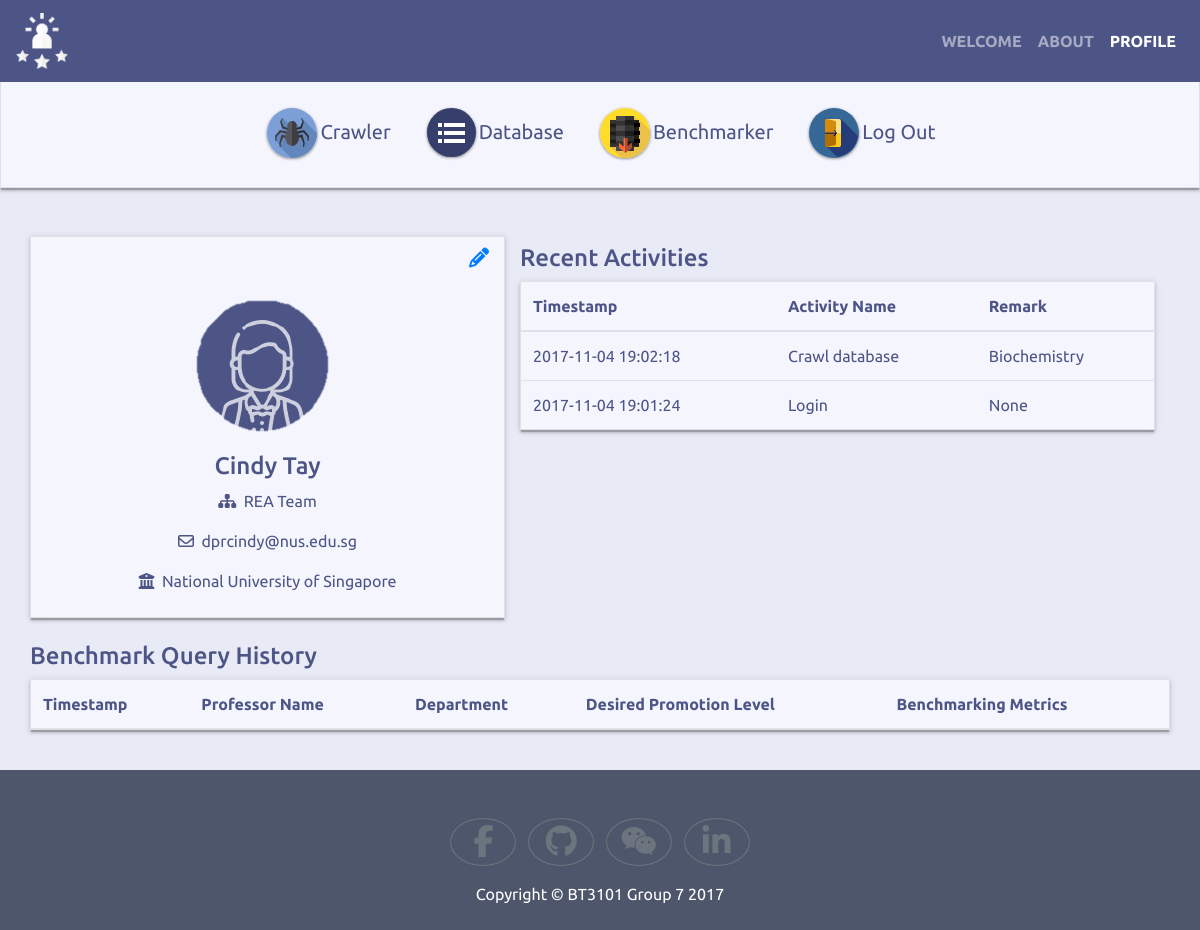
The app's page /profile/ (signed in) with its own data.
### tables this page shows
CREATE TABLE users (
  user_id integer primary key autoincrement,
  username text not null,
  password text not null,
  first_name text not null,
  last_name text not null,
  institution text not null,
  team text not null,
  email text not null,
  staff_id text not null
);

CREATE TABLE activities (
  activity_id integer primary key autoincrement,
  activity_timestamp text not null,
  user_id integer not null,
  activity_name text not null,
  remark text not null
);

### application.py (the view)
@app.route("/profile/")
def profile():
    if 'username' in session:
        user_id = session['user_id']
        full_user = query_db('select username, first_name, last_name, institution, team, email, staff_id from users where user_id = ?', (user_id,), one=True)
        activities = query_db('select activity_timestamp, activity_name, remark from activities where user_id = ? order by datetime(activity_timestamp) desc limit 5', (user_id,))
        benchmarks = query_db('select benchmark_timestamp, name, department, position, metrics from benchmarks where user_id = ? order by datetime(benchmark_timestamp) desc limit 5', (user_id,))
        return render_template("profile.html", user=full_user, activities=activities, benchmarks=benchmarks)
    else:
        return redirect(url_for('main'))

### application.py (called while the page is built)
def get_db():
    db = getattr(g, '_database', None)
    if db is None:
        db = g._database = sqlite3.connect(DATABASE)
    return db

def query_db(query, args=(), one=False):
    db = get_db()
    db.row_factory = sqlite3.Row
    cur = db.cursor().execute(query, args)
    rv = cur.fetchall()
    return (rv[0] if rv else None) if one else rv

@app.teardown_appcontext
def close_connection(exception):
    db = getattr(g, '_database', None)
    if db is not None:
        db.close()

### templates/profile.html (shortened to what this page needs)
<!doctype html>
<html lang="en">
  <head>
    <link rel="stylesheet" href="https://maxcdn.bootstrapcdn.com/bootstrap/4.0.0-beta.2/css/bootstrap.min.css">
    <link href="https://opensource.keycdn.com/fontawesome/4.7.0/font-awesome.min.css" rel="stylesheet">
    <link href="../static/css/custom.css" rel="stylesheet">
  </head>
  <body>
    <header class="navbar fixed-top navbar-expand-lg navbar-dark" style="background-color: #4C5586;">
      <a class="navbar-brand" href="#"><img class="img-fluid" src="../static/img/Logo.svg"></a>
      <div class="collapse navbar-collapse" id="navbarNavAltMarkup">
        <ul class="navbar-nav ml-auto">
          <li class="nav-item">
            <a class="nav-link font-weight-bold" href="{{ url_for('main') }}">WELCOME</a>
          </li>
          <li class="nav-item">
            <a class="nav-link font-weight-bold" href="{{ url_for('about') }}">ABOUT</a>
          </li>
          <li class="nav-item active">
            <a class="nav-link font-weight-bold" href="{{ url_for('profile') }}">PROFILE<span class="sr-only">(current)</span></a>
          </li>
        </ul>
      </div>
    </header>
    <div class="container-fluid border text-center mt-5 pt-5 pb-3 shadowed function-button">
      <div class="btn-group btn-group-lg" role="group" aria-label="Function buttons">
        <a class="btn btn-light btn-menu" href="{{ url_for('crawler') }}">
          <img src="../static/img/Crawl.svg">Crawler
        </a>
        <a class="btn btn-light btn-menu" href="{{ url_for('database') }}">
          <img src="../static/img/Menu.svg">Database
        </a>
        <a class="btn btn-light btn-menu" href="{{ url_for('benchmarker') }}">
          <img src="../static/img/Database.svg">Benchmarker
        </a>
        <a class="btn btn-light btn-menu" href="{{ url_for('logout') }}">
          <img src="../static/img/Logout.svg">Log Out
        </a>
      </div>
    </div>
    <div class="container pt-5">
      <div class="row">
        <div class="col-5 border text-center py-2 profile-box shadowed">
          <p class="text-right"><a href="#"><i class="fa fa-lg fa-pencil"></i></a></p>
          <img class="img-fluid" src="../static/img/Profile Icon.png" alt="User Profile Pic">
          <h4>{{ user['first_name'] }} {{ user['last_name'] }}</h4>
          <p><i class="fa fa-sitemap"></i>&nbsp; {{ user['team'] }}</p>
          <p><i class="fa fa-envelope-o"></i>&nbsp; {{ user['email'] }}</p>
          <p><i class="fa fa-university"></i>&nbsp; {{ user['institution'] }}</p>
        </div>
        <div class="col-7 pt-2">
          <h4>Recent Activities</h4>
          <table class="table border profile-box shadowed">
            <thead>
              <tr>
                <th scope="col">Timestamp</th>
                <th scope="col">Activity Name</th>
                <th scope="col">Remark</th>
              </tr>
            </thead>
            <tbody>
              {% for row in activities %}
                <tr>
                  <td>{{ row['activity_timestamp'] }}</td>
                  <td>{{ row['activity_name'] | capitalize }}</td>
                  <td>{{ row['remark'] }}</td>
                </tr>
              {% endfor %}
            </tbody>
          </table>
        </div>
      </div>
    </div>
    <div class="container py-4">
      <div class="row">
        <h4>Benchmark Query History</h4>
        <table class="table border profile-box shadowed">
          <thead>
            <tr>
              <th scope="col">Timestamp</th>
              <th scope="col">Professor Name</th>
              <th scope="col">Department</th>
              <th scope="col">Desired Promotion Level</th>
              <th scope="col">Benchmarking Metrics</th>
            </tr>
          </thead>
        </table>
      </div>
    </div>
    <footer class="footer pt-5 pb-2">
      <div class="container">
        <div class="text-center">
          <ul class="list-inline">
            <li class="list-inline-item">
              <a class="btn btn-outline-secondary rounded-circle" href="#" target="_blank">
                <i class="fa fa-fw fa-2x fa-facebook"></i>
              </a>
            </li>
            <li class="list-inline-item">
              <a class="btn btn-outline-secondary rounded-circle" href="#" target="_blank">
                <i class="fa fa-fw fa-2x fa-github"></i>
              </a>
            </li>
            <li class="list-inline-item">
              <a class="btn btn-outline-secondary rounded-circle" href="#" target="_blank">
                <i class="fa fa-fw fa-2x fa-wechat"></i>
              </a>
            </li>
            <li class="list-inline-item">
              <a class="btn btn-outline-secondary rounded-circle" href="#" target="_blank">
                <i class="fa fa-fw fa-2x fa-linkedin"></i>
              </a>
            </li>
          </ul>
          <p>Copyright &copy; BT3101 Group 7 2017</p>
        </div>
      </div>
    </footer>
  </body>
</html>

### static/css/custom.css (style rules this page uses)
body { font-family: Ubuntu, 'Helvetica Neue', Helvetica, Arial, sans-serif; color: #4C5586; background-color: #E8EAF6; }
.footer { background-color: #4D566A; }
.footer p { color: #fff; }
.shadowed { box-shadow:0 3px 3px 0 rgba(0,0,0,0.14),0 1px 7px 0 rgba(0,0,0,0.12),0 3px 1px -1px rgba(0,0,0,0.2) }
.btn-menu { color: #4C5586; border-color: #F4F5FD; background-color: #F4F5FD; }
.function-button { background-color: #F4F5FD; }
.profile-box { background-color: #F4F5FD; }

### records on screen
users: first_name "Cindy", last_name "Tay", team "REA Team", email "dprcindy@nus.edu.sg", institution "National University of Singapore"
activities: activity_timestamp "2017-11-04 19:02:18", activity_name "Crawl database", remark "Biochemistry"
activities: activity_timestamp "2017-11-04 19:01:24", activity_name "Login", remark "None"
